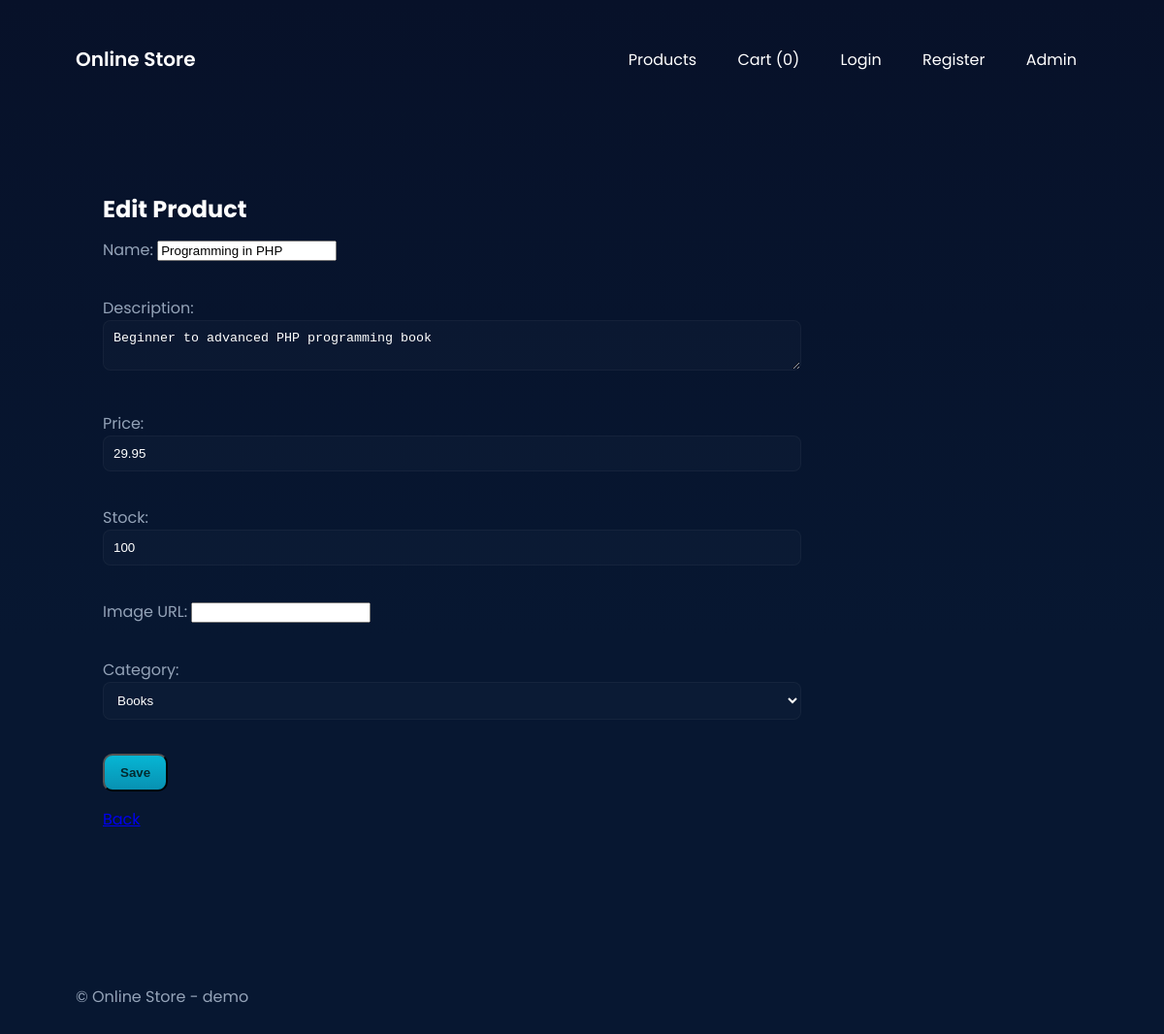
Screenshot of /admin/edit_product.php?id=2 (signed in) with the database file from the repository.
### tables this page shows
CREATE TABLE `products` (
  `id` INT AUTO_INCREMENT PRIMARY KEY,
  `name` VARCHAR(255) NOT NULL,
  `description` TEXT,
  `price` DECIMAL(10,2) NOT NULL DEFAULT 0,
  `image` VARCHAR(255) DEFAULT NULL,
  `stock` INT DEFAULT 0,
  `category_id` INT DEFAULT NULL,
  FOREIGN KEY (`category_id`) REFERENCES `categories`(`id`) ON DELETE SET NULL
);

CREATE TABLE `categories` (
  `id` INT AUTO_INCREMENT PRIMARY KEY,
  `name` VARCHAR(100) NOT NULL
);

### admin/edit_product.php (the view, shortened to what this page needs)
<?php
require_once __DIR__ . '/../config.php';
$id = (int)($_GET['id'] ?? 0);
$prod = $pdo->prepare('SELECT * FROM products WHERE id = ?'); $prod->execute([$id]); $p = $prod->fetch();
$categories = $pdo->query('SELECT * FROM categories')->fetchAll();
require_once __DIR__ . '/../header.php';
?>
<div class="wrap admin-area">
  <h2>Edit Product</h2>
  <form method="post" style="max-width:720px">
    <label>Name: <input name="name" value="<?php echo htmlspecialchars($p['name']); ?>" required></label><br>
    <label>Description:<br><textarea name="description"><?php echo htmlspecialchars($p['description']); ?></textarea></label><br>
    <label>Price: <input name="price" type="number" step="0.01" value="<?php echo $p['price']; ?>" required></label><br>
    <label>Stock: <input name="stock" type="number" value="<?php echo $p['stock']; ?>"></label><br>
    <label>Image URL: <input name="image" value="<?php echo htmlspecialchars($p['image']); ?>"></label><br>
    <label>Category: <select name="category"><option value="">-- none --</option><?php foreach ($categories as $c) echo '<option value="'.$c['id'].'"'.($p['category_id']==$c['id']?' selected':'').'>' . htmlspecialchars($c['name']) . '</option>'; ?></select></label><br>
    <button type="submit" class="btn">Save</button>
  </form>
  <p><a href="products.php">Back</a></p>
</div>
<?php require_once __DIR__ . '/../footer.php'; ?>

### assets/style.css (style rules this page uses)
:root { --bg:#0f172a; --card:#0b1220; --muted:#94a3b8; --accent:#06b6d4; --accent-600:#0891b2; --surface:#ffffff; }
* { box-sizing:border-box }
body { font-family:'Poppins',system-ui,-apple-system,Segoe UI,Roboto,Arial,sans-serif;margin:0;padding:0;background:linear-gradient(180deg,#071129 0%, #071731 60%), #0b1220;color:var(--muted);min-height:100vh }
.wrap { max-width:1100px;margin:0 auto;padding:28px }
.btn { display:inline-block;background:linear-gradient(180deg,var(--accent),var(--accent-600));color:#042a2f;padding:10px 16px;border-radius:10px;font-weight:600;text-decoration:none }
.admin-area h2 { color:var(--surface);margin-bottom:12px }
.admin-area .btn { margin-right:8px }
.admin-area form label { display:block;margin-bottom:10px }
.admin-area input[type="text"],.admin-area input[type="number"],.admin-area textarea,.admin-area select { width:100%;padding:10px;border-radius:8px;border:1px solid rgba(255,255,255,0.04);background:rgba(255,255,255,0.02);color:var(--surface) }

### rows the page displays
products: name "Programming in PHP", description "Beginner to advanced PHP programming book", price "29.95", stock "100", category "Books"

### other values shown
cart_count() "0"
